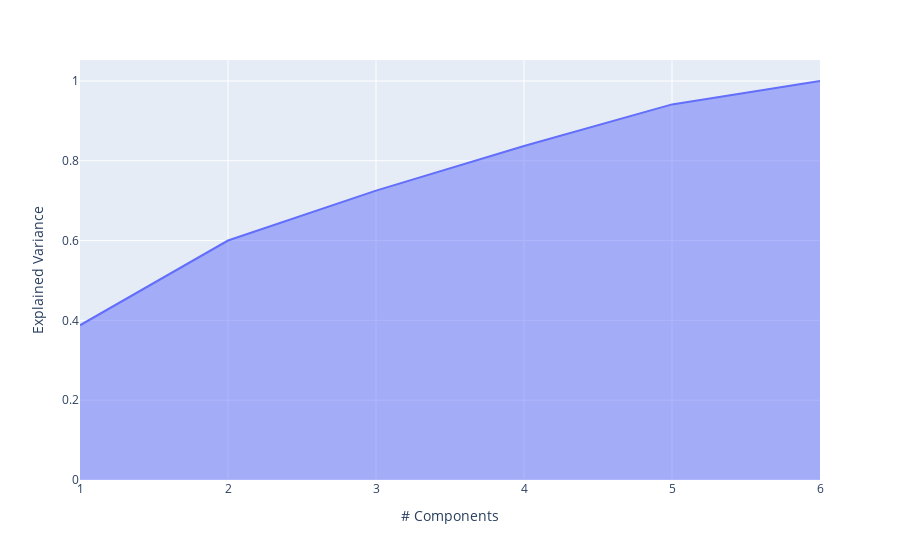

Source (notebook cell):
### Code cell
# Plotting explained variance
import plotly.express as px
import numpy as np
import pandas as pd
from sklearn.decomposition import PCA
from sklearn.datasets import load_diabetes

oversample = SMOTE()
X_balanced, y_balanced = oversample.fit_resample(survey_df.drop("Y", axis=1), survey_df["Y"].astype('category'))

pca = PCA()
pca.fit(X_balanced)
exp_var_cumul = np.cumsum(pca.explained_variance_ratio_)

px.area(
    x=range(1, exp_var_cumul.shape[0] + 1),
    y=exp_var_cumul,
    labels={"x": "# Components", "y": "Explained Variance"}
)
# https://plotly.com/python/pca-visualization/

### Figure 1 — Plotly figure (JSON) as saved in the notebook; plotly's stock layout.template omitted (floating-point values rounded to 4 significant figures)
{"data": [{"fillpattern": {"shape": ""}, "hovertemplate": "# Components=%{x}<br>Explained Variance=%{y}<extra></extra>", "legendgroup": "", "line": {"color": "#636efa"}, "marker": {"symbol": "circle"}, "mode": "lines", "name": "", "orientation": "v", "showlegend": false, "stackgroup": "1", "type": "scatter", "x": [1, 2, 3, 4, 5, 6], "xaxis": "x", "y": [0.3878, 0.6002, 0.7253, 0.8372, 0.9414, 1.0], "yaxis": "y"}], "layout": {"legend": {"tracegroupgap": 0}, "margin": {"t": 60}, "xaxis": {"anchor": "y", "domain": [0, 1], "title": {"text": "# Components"}}, "yaxis": {"anchor": "x", "domain": [0, 1], "title": {"text": "Explained Variance"}}}}
